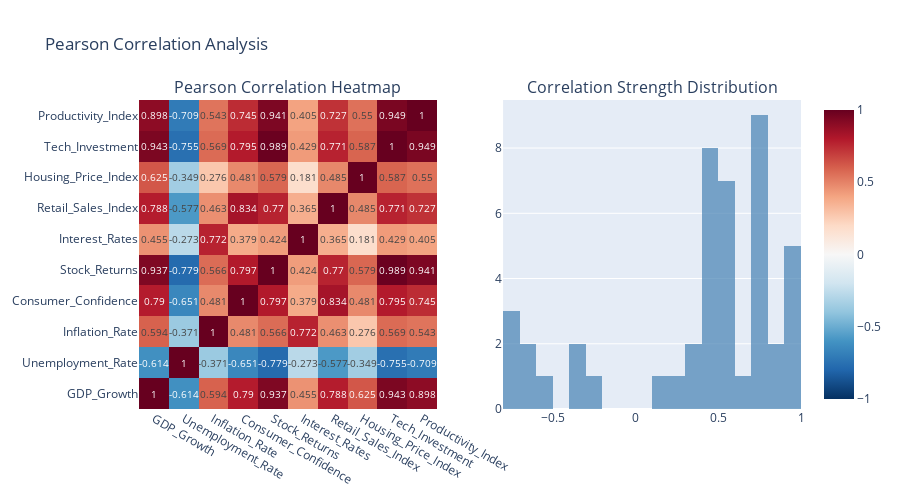

Notebook cell for this chart:
### Code cell
# 1. PEARSON CORRELATION ANALYSIS
print(" 1. PEARSON CORRELATION ANALYSIS")
print("=" * 50)

# Calculate Pearson correlation matrix
pearson_corr = df.corr(method='pearson')

print("Pearson Correlation Matrix:")
print(pearson_corr.round(3))

# Create enhanced correlation heatmap
fig = make_subplots(
 rows=1, cols=2,
 subplot_titles=("Pearson Correlation Heatmap", "Correlation Strength Distribution"),
 specs=[[{"type": "heatmap"}, {"type": "histogram"}]]
)

# Correlation heatmap
fig.add_trace(
 go.Heatmap(
 z=pearson_corr.values,
 x=pearson_corr.columns,
 y=pearson_corr.columns,
 colorscale='RdBu_r',
 zmid=0,
 text=pearson_corr.round(3).values,
 texttemplate="%{text}",
 textfont={"size": 10},
 hoverongaps=False
 ),
 row=1, col=1
)

# Correlation distribution
corr_values = pearson_corr.values[np.triu_indices_from(pearson_corr.values, k=1)]
fig.add_trace(
 go.Histogram(
 x=corr_values,
 nbinsx=20,
 name="Correlation Distribution",
 marker_color="steelblue",
 opacity=0.7
 ),
 row=1, col=2
)

fig.update_layout(
 title="Pearson Correlation Analysis",
 height=500,
 showlegend=False
)

fig.show()

# Identify strongest correlations
def get_correlation_pairs(corr_matrix, threshold=0.5):
    """Extract correlation pairs above threshold"""
    pairs = []
    for i in range(len(corr_matrix.columns)):
        for j in range(i+1, len(corr_matrix.columns)):
            corr_val = corr_matrix.iloc[i, j]
            if abs(corr_val) >= threshold:
                pairs.append({
                    'Variable_1': corr_matrix.columns[i],
                    'Variable_2': corr_matrix.columns[j],
                    'Correlation': corr_val,
                    'Strength': 'Strong' if abs(corr_val) >= 0.7 else 'Moderate'
                })
    return pd.DataFrame(pairs).sort_values('Correlation', key=abs, ascending=False)

strong_correlations = get_correlation_pairs(pearson_corr, threshold=0.5)
print(f"\n✓ Strong Correlations (|r| >= 0.5):")
print(strong_correlations)

### Figure 1 — Plotly figure (JSON) as saved in the notebook; plotly's stock layout.template omitted (floating-point values rounded to 4 significant figures)
{"data": [{"colorscale": [[0, "rgb(5,48,97)"], [0.1, "rgb(33,102,172)"], [0.2, "rgb(67,147,195)"], [0.3, "rgb(146,197,222)"], [0.4, "rgb(209,229,240)"], [0.5, "rgb(247,247,247)"], [0.6, "rgb(253,219,199)"], [0.7, "rgb(244,165,130)"], [0.8, "rgb(214,96,77)"], [0.9, "rgb(178,24,43)"], [1, "rgb(103,0,31)"]], "hoverongaps": false, "text": [[1.0, -0.614, 0.594, 0.79, 0.937, 0.455, 0.788, 0.625, 0.943, 0.898], [-0.614, 1.0, -0.371, -0.651, -0.779, -0.273, -0.577, -0.349, -0.755, -0.709], [0.594, -0.371, 1.0, 0.481, 0.566, 0.772, 0.463, 0.276, 0.569, 0.543], [0.79, -0.651, 0.481, 1.0, 0.797, 0.379, 0.834, 0.481, 0.795, 0.745], [0.937, -0.779, 0.566, 0.797, 1.0, 0.424, 0.77, 0.579, 0.989, 0.941], [0.455, -0.273, 0.772, 0.379, 0.424, 1.0, 0.365, 0.181, 0.429, 0.405], [0.788, -0.577, 0.463, 0.834, 0.77, 0.365, 1.0, 0.485, 0.771, 0.727], [0.625, -0.349, 0.276, 0.481, 0.579, 0.181, 0.485, 1.0, 0.587, 0.55], [0.943, -0.755, 0.569, 0.795, 0.989, 0.429, 0.771, 0.587, 1.0, 0.949], [0.898, -0.709, 0.543, 0.745, 0.941, 0.405, 0.727, 0.55, 0.949, 1.0]], "textfont": {"size": 10}, "texttemplate": "%{text}", "type": "heatmap", "x": ["GDP_Growth", "Unemployment_Rate", "Inflation_Rate", "Consumer_Confidence", "Stock_Returns", "Interest_Rates", "Retail_Sales_Index", "Housing_Price_Index", "Tech_Investment", "Productivity_Index"], "xaxis": "x", "y": ["GDP_Growth", "Unemployment_Rate", "Inflation_Rate", "Consumer_Confidence", "Stock_Returns", "Interest_Rates", "Retail_Sales_Index", "Housing_Price_Index", "Tech_Investment", "Productivity_Index"], "yaxis": "y", "z": [[1.0, -0.6137, 0.5944, 0.7904, 0.9367, 0.4553, 0.7876, 0.6246, 0.9432, 0.8978], [-0.6137, 1.0, -0.3714, -0.6515, -0.7787, -0.2734, -0.5767, -0.3485, -0.755, -0.7085], [0.5944, -0.3714, 1.0, 0.4815, 0.5659, 0.7716, 0.463, 0.2756, 0.5688, 0.5427], [0.7904, -0.6515, 0.4815, 1.0, 0.7972, 0.3794, 0.8342, 0.4814, 0.7951, 0.7449], [0.9367, -0.7787, 0.5659, 0.7972, 1.0, 0.4235, 0.77, 0.5794, 0.989, 0.9406], [0.4553, -0.2734, 0.7716, 0.3794, 0.4235, 1.0, 0.3652, 0.1812, 0.4286, 0.4045], [0.7876, -0.5767, 0.463, 0.8342, 0.77, 0.3652, 1.0, 0.4853, 0.7709, 0.7273], [0.6246, -0.3485, 0.2756, 0.4814, 0.5794, 0.1812, 0.4853, 1.0, 0.5869, 0.5495], [0.9432, -0.755, 0.5688, 0.7951, 0.989, 0.4286, 0.7709, 0.5869, 1.0, 0.949], [0.8978, -0.7085, 0.5427, 0.7449, 0.9406, 0.4045, 0.7273, 0.5495, 0.949, 1.0]], "zmid": 0}, {"marker": {"color": "steelblue"}, "name": "Correlation Distribution", "nbinsx": 20, "opacity": 0.7, "type": "histogram", "x": [-0.6137, 0.5944, 0.7904, 0.9367, 0.4553, 0.7876, 0.6246, 0.9432, 0.8978, -0.3714, -0.6515, -0.7787, -0.2734, -0.5767, -0.3485, -0.755, -0.7085, 0.4815, 0.5659, 0.7716, 0.463, 0.2756, 0.5688, 0.5427, 0.7972, 0.3794, 0.8342, 0.4814, 0.7951, 0.7449, 0.4235, 0.77, 0.5794, 0.989, 0.9406, 0.3652, 0.1812, 0.4286, 0.4045, 0.4853, 0.7709, 0.7273, 0.5869, 0.5495, 0.949], "xaxis": "x2", "yaxis": "y2"}], "layout": {"annotations": [{"font": {"size": 16}, "showarrow": false, "text": "Pearson Correlation Heatmap", "x": 0.225, "xanchor": "center", "xref": "paper", "y": 1, "yanchor": "bottom", "yref": "paper"}, {"font": {"size": 16}, "showarrow": false, "text": "Correlation Strength Distribution", "x": 0.775, "xanchor": "center", "xref": "paper", "y": 1, "yanchor": "bottom", "yref": "paper"}], "height": 500, "showlegend": false, "title": {"text": "Pearson Correlation Analysis"}, "xaxis": {"anchor": "y", "domain": [0, 0.45]}, "xaxis2": {"anchor": "y2", "domain": [0.55, 1]}, "yaxis": {"anchor": "x", "domain": [0, 1]}, "yaxis2": {"anchor": "x2", "domain": [0, 1]}}}
